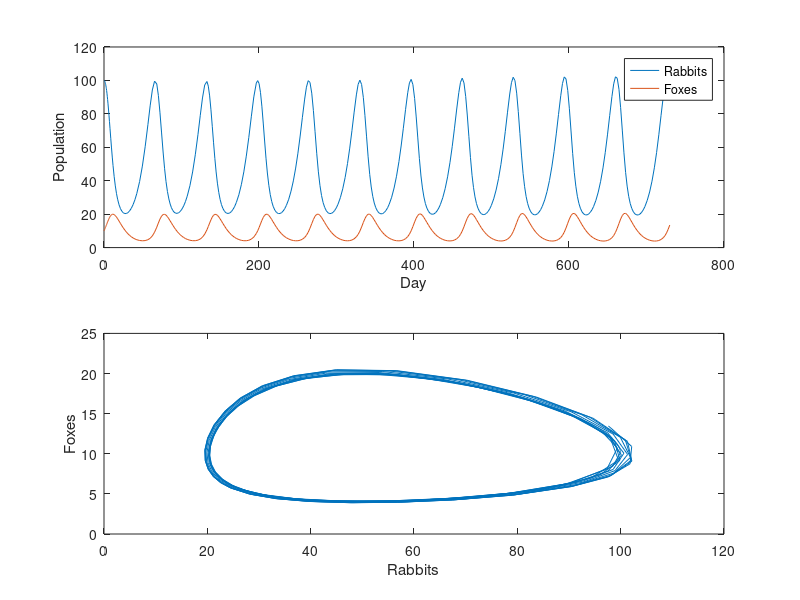

The MATLAB source for this figure:
function Quantum_Oscillator

% set some parameters
global a b c d e
a= 0.1;
b= 0.01;
c= 0.1;
e= 0.2;

% set initial conditions

rabbit0 = 100;
fox0 = 10;
Y0 = [rabbit0; fox0]; % pack the i.c. into a column vector

% testing -- uncomment for simple call to make a plot
% ode45(@lotka, [0 365], Y0)
%
% return

% set the time interval for solving
Tstart=0;
Tend = 365*2; % 2 years

% solve the ODE
[T, X] = ode45(@lotka, [Tstart, Tend], Y0);

% unpack the results. 
% In the output array X, variables are in each column, with time running down the rows 
rabbits = X(:,1); % all rows, first column
foxes = X(:,2); % all rows, second column

% make some nice plots
figure

% time series
subplot(2,1,1)
plot (T,rabbits, T,foxes)
xlabel('Day')
ylabel('Population')
legend('Rabbits', 'Foxes')

% rabbits vs foxes
subplot(2,1,2)
plot (rabbits,foxes)
xlabel('Rabbits')
ylabel('Foxes')

end


function rate = lotka(t, V)
% Poulation growth of Rabbits and Foxes
% Note that rabbits is first column, foxes second

% Prarameters are global, defined in main program
global a b c d e

% unpack the dependent varables
rabbits = V(1);
foxes = V(2);

% a= 0.1*(1 + .5*sin(2*pi*t/365)); % allow annual cycle in rabbit growth

% compute rates for each dependent variable
dr = a*rabbits - b*rabbits*foxes;
df = e*b*rabbits*foxes - c*foxes;

% pack rates into a column vector as the output variable
rate = [dr; df];

end

